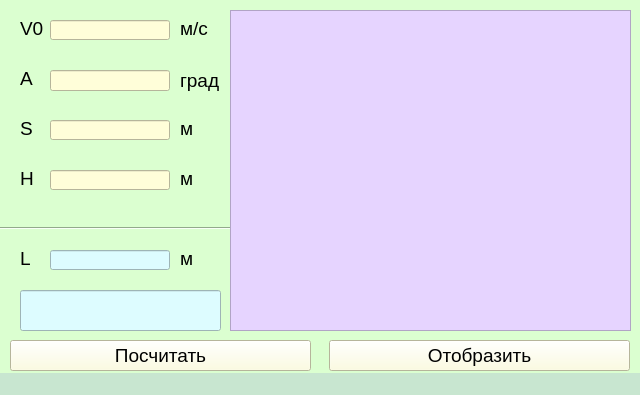
<?xml version="1.0" encoding="UTF-8"?>
<ui version="4.0">
 <class>MainWindow</class>
 <widget class="QMainWindow" name="MainWindow">
  <property name="geometry">
   <rect>
    <x>0</x>
    <y>0</y>
    <width>640</width>
    <height>395</height>
   </rect>
  </property>
  <property name="minimumSize">
   <size>
    <width>640</width>
    <height>395</height>
   </size>
  </property>
  <property name="maximumSize">
   <size>
    <width>640</width>
    <height>395</height>
   </size>
  </property>
  <property name="mouseTracking">
   <bool>false</bool>
  </property>
  <property name="windowTitle">
   <string>Ball Fling</string>
  </property>
  <property name="styleSheet">
   <string notr="true">background-color: rgb(219, 255, 208)</string>
  </property>
  <widget class="QWidget" name="centralwidget">
   <widget class="QLabel" name="V0_label">
    <property name="geometry">
     <rect>
      <x>20</x>
      <y>20</y>
      <width>31</width>
      <height>16</height>
     </rect>
    </property>
    <property name="font">
     <font>
      <pointsize>14</pointsize>
     </font>
    </property>
    <property name="text">
     <string>V0</string>
    </property>
   </widget>
   <widget class="QLabel" name="A_label">
    <property name="geometry">
     <rect>
      <x>20</x>
      <y>70</y>
      <width>21</width>
      <height>16</height>
     </rect>
    </property>
    <property name="font">
     <font>
      <pointsize>14</pointsize>
     </font>
    </property>
    <property name="text">
     <string>A </string>
    </property>
   </widget>
   <widget class="QLabel" name="S_label">
    <property name="geometry">
     <rect>
      <x>20</x>
      <y>120</y>
      <width>21</width>
      <height>16</height>
     </rect>
    </property>
    <property name="font">
     <font>
      <pointsize>14</pointsize>
     </font>
    </property>
    <property name="text">
     <string>S</string>
    </property>
   </widget>
   <widget class="QLabel" name="H_label">
    <property name="geometry">
     <rect>
      <x>20</x>
      <y>170</y>
      <width>21</width>
      <height>16</height>
     </rect>
    </property>
    <property name="font">
     <font>
      <pointsize>14</pointsize>
     </font>
    </property>
    <property name="text">
     <string>H</string>
    </property>
   </widget>
   <widget class="QLineEdit" name="V0_lineEdit">
    <property name="geometry">
     <rect>
      <x>50</x>
      <y>20</y>
      <width>120</width>
      <height>20</height>
     </rect>
    </property>
    <property name="styleSheet">
     <string notr="true">background-color: rgb(255, 254, 217);</string>
    </property>
    <property name="maxLength">
     <number>3</number>
    </property>
   </widget>
   <widget class="QLineEdit" name="A_lineEdit">
    <property name="geometry">
     <rect>
      <x>50</x>
      <y>70</y>
      <width>120</width>
      <height>21</height>
     </rect>
    </property>
    <property name="styleSheet">
     <string notr="true">background-color: rgb(255, 254, 217);</string>
    </property>
    <property name="maxLength">
     <number>2</number>
    </property>
   </widget>
   <widget class="QLineEdit" name="S_lineEdit">
    <property name="geometry">
     <rect>
      <x>50</x>
      <y>120</y>
      <width>120</width>
      <height>20</height>
     </rect>
    </property>
    <property name="styleSheet">
     <string notr="true">background-color: rgb(255, 254, 217);</string>
    </property>
    <property name="maxLength">
     <number>10</number>
    </property>
   </widget>
   <widget class="QLineEdit" name="H_lineEdit">
    <property name="geometry">
     <rect>
      <x>50</x>
      <y>170</y>
      <width>120</width>
      <height>20</height>
     </rect>
    </property>
    <property name="styleSheet">
     <string notr="true">background-color: rgb(255, 254, 217);</string>
    </property>
    <property name="text">
     <string/>
    </property>
    <property name="maxLength">
     <number>2</number>
    </property>
   </widget>
   <widget class="QLabel" name="L_label">
    <property name="geometry">
     <rect>
      <x>20</x>
      <y>250</y>
      <width>21</width>
      <height>16</height>
     </rect>
    </property>
    <property name="font">
     <font>
      <pointsize>14</pointsize>
     </font>
    </property>
    <property name="text">
     <string>L</string>
    </property>
   </widget>
   <widget class="Line" name="line">
    <property name="geometry">
     <rect>
      <x>0</x>
      <y>220</y>
      <width>231</width>
      <height>16</height>
     </rect>
    </property>
    <property name="orientation">
     <enum>Qt::Horizontal</enum>
    </property>
   </widget>
   <widget class="PlotWidget" name="graphicsView">
    <property name="geometry">
     <rect>
      <x>230</x>
      <y>10</y>
      <width>401</width>
      <height>321</height>
     </rect>
    </property>
    <property name="styleSheet">
     <string notr="true">background-color:rgb(230, 212, 255)</string>
    </property>
   </widget>
   <widget class="QLabel" name="V0_unit_label">
    <property name="geometry">
     <rect>
      <x>180</x>
      <y>20</y>
      <width>31</width>
      <height>16</height>
     </rect>
    </property>
    <property name="font">
     <font>
      <pointsize>14</pointsize>
     </font>
    </property>
    <property name="text">
     <string>м/с</string>
    </property>
   </widget>
   <widget class="QLabel" name="A_unit_label">
    <property name="geometry">
     <rect>
      <x>180</x>
      <y>70</y>
      <width>41</width>
      <height>21</height>
     </rect>
    </property>
    <property name="font">
     <font>
      <pointsize>14</pointsize>
     </font>
    </property>
    <property name="text">
     <string>град</string>
    </property>
   </widget>
   <widget class="QLabel" name="S_unit_label">
    <property name="geometry">
     <rect>
      <x>180</x>
      <y>120</y>
      <width>21</width>
      <height>16</height>
     </rect>
    </property>
    <property name="font">
     <font>
      <pointsize>14</pointsize>
     </font>
    </property>
    <property name="text">
     <string>м</string>
    </property>
   </widget>
   <widget class="QLabel" name="H_unit_label">
    <property name="geometry">
     <rect>
      <x>180</x>
      <y>170</y>
      <width>21</width>
      <height>16</height>
     </rect>
    </property>
    <property name="font">
     <font>
      <pointsize>14</pointsize>
     </font>
    </property>
    <property name="text">
     <string>м</string>
    </property>
   </widget>
   <widget class="QLabel" name="L_unit_label">
    <property name="geometry">
     <rect>
      <x>180</x>
      <y>250</y>
      <width>21</width>
      <height>16</height>
     </rect>
    </property>
    <property name="font">
     <font>
      <pointsize>14</pointsize>
     </font>
    </property>
    <property name="text">
     <string>м</string>
    </property>
   </widget>
   <widget class="QLineEdit" name="L_lineEdit">
    <property name="geometry">
     <rect>
      <x>50</x>
      <y>250</y>
      <width>120</width>
      <height>20</height>
     </rect>
    </property>
    <property name="styleSheet">
     <string notr="true">background-color: rgb(221, 252, 255);</string>
    </property>
    <property name="readOnly">
     <bool>true</bool>
    </property>
   </widget>
   <widget class="QLineEdit" name="result_lineEdit">
    <property name="geometry">
     <rect>
      <x>20</x>
      <y>290</y>
      <width>201</width>
      <height>41</height>
     </rect>
    </property>
    <property name="font">
     <font>
      <family>Arial</family>
      <pointsize>18</pointsize>
      <weight>75</weight>
      <bold>true</bold>
     </font>
    </property>
    <property name="autoFillBackground">
     <bool>false</bool>
    </property>
    <property name="styleSheet">
     <string notr="true">background-color: rgb(221, 252, 255);</string>
    </property>
    <property name="text">
     <string/>
    </property>
    <property name="readOnly">
     <bool>true</bool>
    </property>
   </widget>
   <widget class="QPushButton" name="calculate_Button">
    <property name="geometry">
     <rect>
      <x>10</x>
      <y>340</y>
      <width>301</width>
      <height>31</height>
     </rect>
    </property>
    <property name="font">
     <font>
      <pointsize>14</pointsize>
     </font>
    </property>
    <property name="styleSheet">
     <string notr="true">background-color: rgb(255, 254, 217);</string>
    </property>
    <property name="text">
     <string>Посчитать</string>
    </property>
   </widget>
   <widget class="QPushButton" name="visualize_Button">
    <property name="geometry">
     <rect>
      <x>329</x>
      <y>340</y>
      <width>301</width>
      <height>31</height>
     </rect>
    </property>
    <property name="font">
     <font>
      <pointsize>14</pointsize>
     </font>
    </property>
    <property name="styleSheet">
     <string notr="true">background-color: rgb(255, 254, 217);</string>
    </property>
    <property name="text">
     <string>Отобразить</string>
    </property>
   </widget>
  </widget>
  <widget class="QStatusBar" name="statusBar">
   <property name="autoFillBackground">
    <bool>false</bool>
   </property>
   <property name="styleSheet">
    <string notr="true">background-color: rgb(200, 230, 208)</string>
   </property>
  </widget>
 </widget>
 <customwidgets>
  <customwidget>
   <class>PlotWidget</class>
   <extends>QGraphicsView</extends>
   <header location="global">pyqtgraph</header>
  </customwidget>
 </customwidgets>
 <resources/>
 <connections/>
</ui>
